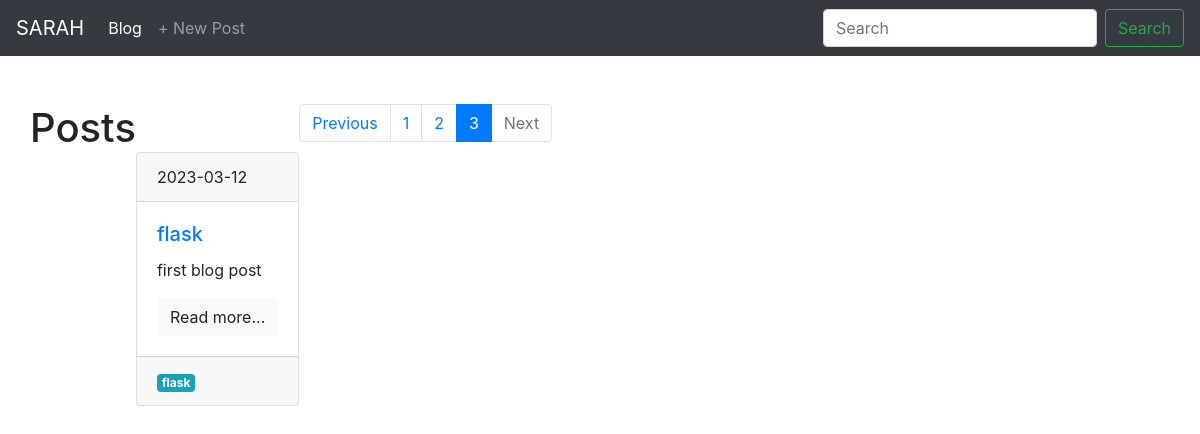
Page /blog/?page=3 on the committed database.
### models.py (models this page shows, shortened)
class Post(db.Model):
    id = db.Column (db.Integer, primary_key = True)
    title = db.Column (db.String(140), nullable = False)
    slug =  db.Column (db.String(140), unique = True, nullable = False)
    body = db.Column (db.Text, nullable = False)
    date_created = db. Column(db.DateTime, default=datetime.utcnow )
    tags = db.relationship('Tag', secondary = posts_tags, backref = db.backref('posts'), lazy= 'dynamic'
                           )

class Tag(db.Model):
    id = db.Column (db.Integer, primary_key = True)
    title = db.Column (db.String(140), nullable = False)
    slug =  db.Column (db.String(140), unique = True, nullable = False)

### posts/blueprint.py (the view)
@posts.route('/')
def posts_list():
    q =request.args.get('q')
    if q:
        posts =Post.query.filter(Post.title.contains(q)| Post.body.contains(q))
    else:
        posts = Post.query.order_by(Post.date_created.desc())
    page = request.args.get('page')
    if page and page.isdigit():
        page = int(page)
    else:
        page =1
    pages= posts.paginate(page= page, per_page = 1)
    return render_template('posts/post.html', posts = posts, pages= pages)

### posts/templates/posts/post.html (shortened to what this page needs)
{% extends 'base.html' %}
{% block contents%}
<h1>Posts</h1>
  {% for post in pages.items %}
      {%include 'posts/includes/card.html'%}
  {% endfor %}
  <nav aria-label="Page navigation example">
    <ul class="pagination">
      <li class="page-item {%if not pages.has_prev %} disabled {%endif%}">
        <a class="page-link" href="./?page={{pages.prev_num}}">Previous</a>
      </li>
      {% for page in pages.iter_pages()%}
      <li class="page-item {% if page == pages.page %} active {% endif %}"  >
        <a class="page-link" href="./?page=={{page}}">{{page}}<span class="sr-only">(current)</span></a>
      </li>
      {%endfor%}
      <li class="page-item {%if not pages.has_next %} disabled {%endif%}">
        <a class="page-link" href="./?page={{pages.next_num}}">Next</a>
      </li>
    </ul>
  </nav>
{% endblock contents%}

### posts/templates/posts/includes/card.html
<div class="card mb-5 mt-5">
    <div class="card-header">
        {{post.date_created.date()}}
    </div>
    <div class="card-body">
        <h5 class="card-title"><a href="{{url_for('Posts.post_details', slug = post.slug)}}">{{post.title}}</a></h5>
        <p class="card-text">{{post.body}}</p>
        <a href="{{url_for('Posts.post_details', slug = post.slug)}} " class="btn btn-light"> Read
          more...</a>
    </div>
    {%if post.tags.count()%}
    <div class="card-footer text-muted">
       {%for tag in post.tags%}
       <a href="{{url_for('Posts.tag_detail', slug = tag.slug)}}"> <span class="badge badge-info">{{tag.title}}</span></a>
       {%endfor%}
    </div>
    {%endif%}
    </div>

### rows in the picture
Post: date_created "2023-03-12", title "flask", body "first blog post"
Tag: title "flask"

### other values in the picture
{{ page }} "1" "2" "3"
